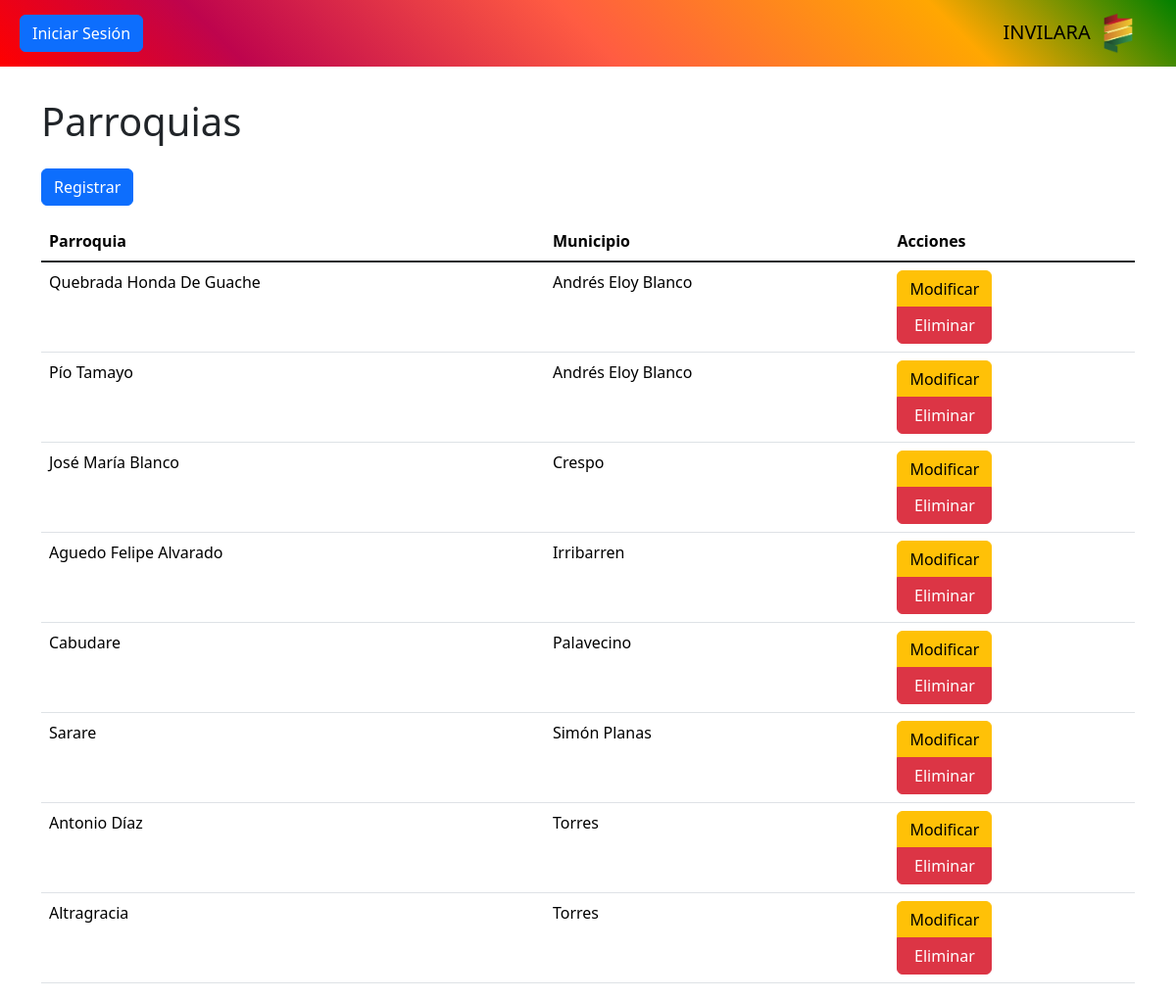
/controlador/parroquia.php, run on the app's committed database.
### tables this page shows
CREATE TABLE `parroquia` (
  `id` int NOT NULL,
  `id_municipio` int DEFAULT NULL,
  `nombre` varchar(100) DEFAULT NULL
);

CREATE TABLE `municipio` (
  `id` int NOT NULL,
  `nombre` varchar(100) DEFAULT NULL
);

### controlador/parroquia.php (called while the page is built, shortened)
<?php
require_once "modelo/parroquia.php";
$modelo = new Parroquia();
$datos = $modelo->consultar();
require_once "vista/parroquia.php";
?>

### modelo/base_datos.php (called while the page is built)
<?php
class BaseDatos
{
    private $host = "localhost";
    private $dbname = "invilara";
    private $usuario = "root";
    private $contrasena = "";
    public function conexion()
    {
        $dsn = "mysql" . ":" . "host=" . $this->host . ";" . "dbname=" . $this->dbname . ";";
        $pdo = new PDO($dsn, $this->usuario, $this->contrasena);
        $pdo->setAttribute(PDO::ATTR_ERRMODE, PDO::ERRMODE_EXCEPTION);
        return $pdo;
    }
}
?>

### modelo/parroquia.php (called while the page is built, shortened)
<?php
require_once "modelo/base_datos.php";
class Parroquia extends BaseDatos
{
    private $tabla = "parroquia";
    public function consultar()
    {
        $stmt = $this->conexion()->query(
            "SELECT
                {$this->tabla}.*,
                municipio.nombre AS nombre_municipio
            FROM
                {$this->tabla}
            LEFT JOIN
                municipio ON {$this->tabla}.id_municipio = municipio.id
            ORDER BY municipio.nombre ASC"
        );
        $result = $stmt->fetchAll(PDO::FETCH_ASSOC);
        return $result;
    }
}
?>

### vista/parroquia.php (the view, shortened to what this page needs)
<?php require_once "vista/componentes/encabezado.php"; ?>
<?php require_once "vista/componentes/barra.php"; ?>
<main class="container" id="crud">
    <h1>Parroquias</h1>
    <button class="btn btn-primary my-3" value="insertar">Registrar</button>
    <div class="table-responsive" id="tabla-contenedor">
        <table class="table table-hover">
            <thead>
                <tr>
                    <th>Parroquia</th>
                    <th>Municipio</th>
                    <?php if (!isset($reporte)): ?>
                        <th id="botones-accion">Acciones</th>
                    <?php endif ?>
                </tr>
            </thead>
            <tbody class="table-group-divider">
                <?php foreach ($datos as $d): ?>
                    <tr>
                        <td><?php echo $d["nombre"] ?></td>
                        <td><?php echo $d["nombre_municipio"] ?></td>
                        <?php if (!isset($reporte)): ?>
                            <td id="botones-accion">
                                <div class="btn-group-vertical">
                                    <button class="btn btn-warning" value="modificar">Modificar</button>
                                    <button class="btn btn-danger" value="eliminar" data-bs-toggle="modal"
                                        data-bs-target="#modal-eliminacion">Eliminar</button>
                                </div>
                            </td>
                        <?php endif ?>
                    </tr>
                <?php endforeach ?>
            </tbody>
        </table>
    </div>
</main>

### data on the page
parroquia: nombre "Quebrada Honda De Guache", id_municipio.nombre "Andrés Eloy Blanco"
parroquia: nombre "Pío Tamayo", id_municipio.nombre "Andrés Eloy Blanco"
parroquia: nombre "José María Blanco", id_municipio.nombre "Crespo"
parroquia: nombre "Aguedo Felipe Alvarado", id_municipio.nombre "Irribarren"
parroquia: nombre "Cabudare", id_municipio.nombre "Palavecino"
parroquia: nombre "Sarare", id_municipio.nombre "Simón Planas"
parroquia: nombre "Antonio Díaz", id_municipio.nombre "Torres"
parroquia: nombre "Altragracia", id_municipio.nombre "Torres"
